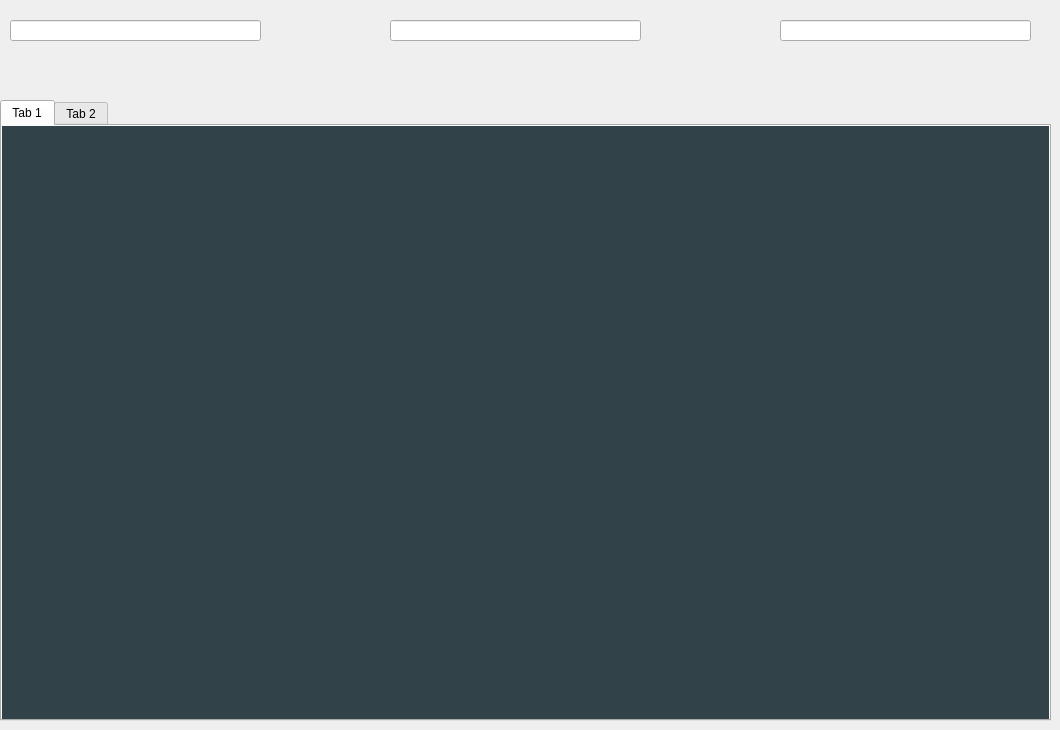
               <widget class="QWidget" name="pg_recepcion">
                <widget class="QTabWidget" name="tab_recepcion">
                 <property name="geometry">
                  <rect>
                   <x>0</x>
                   <y>100</y>
                   <width>1051</width>
                   <height>621</height>
                  </rect>
                 </property>
                 <property name="layoutDirection">
                  <enum>Qt::LeftToRight</enum>
                 </property>
                 <property name="styleSheet">
                  <string notr="true">
QFrame{
background-color: rgba(50,66,73,255); /* Cambiar el color de fondo a azul oscuro */
}
QPushButton{
    background:rgba(2,97,98,255);
    /*border: 1px solid #2361a0; /* Cambiar el color del borde a azul oscuro */
    border-radius: 10px;
    font: 75 9pt &quot;MS Shell Dlg 2t&quot;;
/* Cambiar el color de fondo a azul oscuro */
    color: white;
}

QPushButton:hover{

background-color: qlineargradient(spread:pad, x1:0, y1:0.505682, x2:1, y2:0.477, stop:0 rgba(14, 52, 83, 1), stop:1 rgba(14, 52, 83, 1));
color: rgb(255, 255, 255);

}

QLineEdit{
background-color: rgb(255,255,255);
border:none;
border-bottom:2px solid rgba(46, 82, 101, 200);
   /*color: #2361a0;*/
	color:rgba(106,105,103,255);

}

QLabel{
color: rgba(106,105,103,255);
}
</string>
                 </property>
                 <property name="currentIndex">
                  <number>0</number>
                 </property>
                 <widget class="QWidget" name="tab_3">
                  <attribute name="title">
                   <string>Tab 1</string>
                  </attribute>
                 </widget>
                 <widget class="QWidget" name="tab_4">
                  <attribute name="title">
                   <string>Tab 2</string>
                  </attribute>
                 </widget>
                </widget>
                <widget class="QLineEdit" name="lineEdit">
                 <property name="geometry">
                  <rect>
                   <x>10</x>
                   <y>20</y>
                   <width>251</width>
                   <height>21</height>
                  </rect>
                 </property>
                </widget>
                <widget class="QLineEdit" name="lineEdit_5">
                 <property name="geometry">
                  <rect>
                   <x>390</x>
                   <y>20</y>
                   <width>251</width>
                   <height>21</height>
                  </rect>
                 </property>
                </widget>
                <widget class="QLineEdit" name="lineEdit_6">
                 <property name="geometry">
                  <rect>
                   <x>780</x>
                   <y>20</y>
                   <width>251</width>
                   <height>21</height>
                  </rect>
                 </property>
                </widget>
               </widget>
